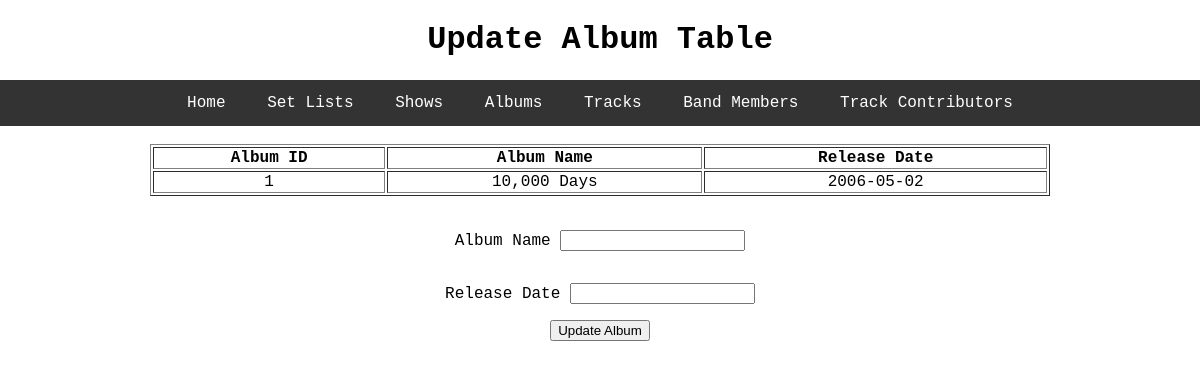
The page /update_album/1 on the database its author committed.
### toolDB/models.py (models this page shows, shortened)
class Album(db.Model):
    id = db.Column(db.Integer, primary_key=True)
    album_name = db.Column(db.String, nullable=False)
    release_date = db.Column(db.String, nullable=False)
    track = db.relationship('Track', cascade='all, delete', backref='album', lazy=True)

### toolDB/update_db/routes.py (the view)
@update.route('/update_album/<int:id>', methods=['POST','GET'])
def update_album(id):
    form = UpdateAlbumForm()
    row = Album.query.filter_by(id=id).first()
    if form.validate_on_submit():
        Album.query.filter_by(id=id).update({'album_name':form.album_name.data, 'release_date':form.release_date.data})
        db.session.commit()
        flash(f'Album updated!', 'success')
        return redirect(url_for('select.album'))
    return render_template('album_update.html', title='Update Album', header='Update Album Table', form=form, row=row)

### toolDB/update_db/forms.py
class UpdateAlbumForm(FlaskForm):
    album_name = StringField('Album Name', validators=[DataRequired(), Length(min=2, max=20)])
    release_date = StringField('Release Date', validators=[DataRequired(), Length(min=2, max=20)])
    submit = SubmitField('Update Album')

### toolDB/templates/album_update.html (shortened to what this page needs)
{% extends "layout.html" %}
{% block content %}
	<table style="width:75%" table border="1" table align = "center">
	  <thead>
	    <th>Album ID</th>
	    <th>Album Name</th>
	    <th>Release Date</th>
	  </thead>
	  <tbody>
		<tr>
			<td>{{ row.id }}</td>
			<td>{{ row.album_name }}</td>
			<td>{{ row.release_date }}</td>
		</tr>
	   </tbody>
	</table>
	<br>
	<form method="POST" action="">
	    <div class='form-control'>
	      {{ form.album_name.label }}
	      {% if form.album_name.errors %}
	        {{ form.album_name }}
	        <ul class=errors>
	        {% for error in form.album_name.errors %}
	          <li>{{ error }}</li>
	        {% endfor %}
	        </ul>
	      {% else %}
	        {{ form.album_name }}
	      {% endif %}
	    </div>
	    <div class='form-control'>
	      {{ form.release_date.label }}
	      {% if form.release_date.errors %}
	        {{ form.release_date }}
	        <ul class=errors>
	        {% for error in form.release_date.errors %}
	          <li>{{ error }}</li>
	        {% endfor %}
	        </ul>
	      {% else %}
	        {{ form.release_date }}
	      {% endif %}
	    </div>
		{{ form.submit() }}
	</form>
{% endblock content %}

### toolDB/static/css/style.css (style rules this page uses)
h1, h2, ul, li, label, form, select, option { font-family: "Courier New", monospace; text-align: center; list-style: none; }
body { margin: auto; padding: 0; font-family: "Courier New", monospace; text-align: center; }
.form-control { position : relative; margin : auto; padding: 1em; }

### rows shown on the page
Album: id "1", album_name "10,000 Days", release_date "2006-05-02"

### other values the page prints
{{ header }} "Update Album Table"
